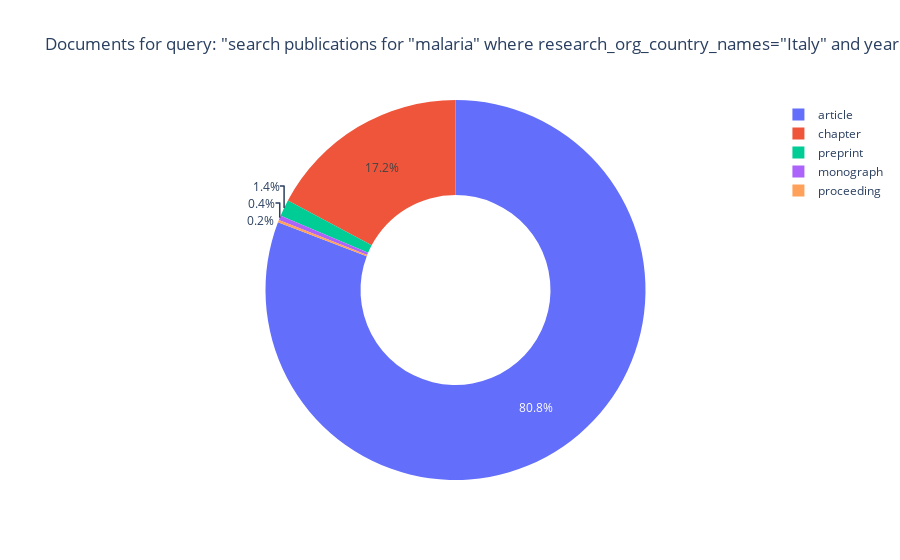

The notebook cell this image was saved under:
### Markdown cell above
### Donought Chart 

* simply use the `hole` control

### Code cell
temp = df.groupby("type", as_index=False).count()
px.pie(temp, 
       names="type", # the dimension for the slices
       values="id",  # the metric
       hole=0.5,
       title=f"Documents for query: \"{q}\"")

### Figure 1 — Plotly figure (JSON) as saved in the notebook; plotly's stock layout.template omitted (floating-point values rounded to 4 significant figures)
{"data": [{"domain": {"x": [0, 1], "y": [0, 1]}, "hole": 0.5, "hoverlabel": {"namelength": 0}, "hovertemplate": "type=%{label}<br>id=%{value}", "labels": ["article", "chapter", "monograph", "preprint", "proceeding"], "legendgroup": "", "name": "", "showlegend": true, "type": "pie", "values": [404, 86, 2, 7, 1]}], "layout": {"autosize": true, "legend": {"tracegroupgap": 0}, "title": {"text": "Documents for query: \"search publications for \"malaria\" where research_org_country_names=\"Italy\" and year < 2010 return publications[basics] limit 500\""}}}
